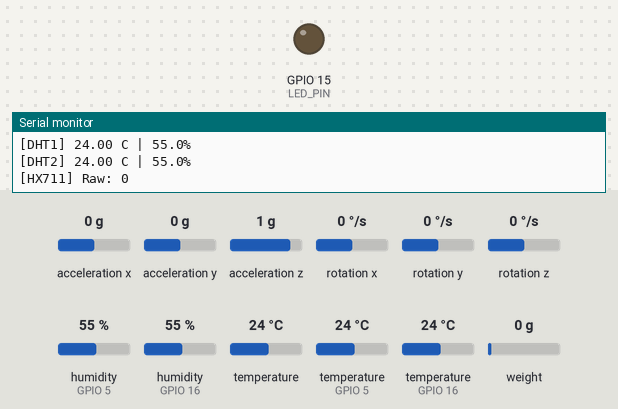
This sketch was run on a simulated ESP32. Shown: output pins drawn as LEDs (lit = HIGH), the last lines printed to the serial monitor. Inputs (shaded band) come from the test bench; at power-on: temperature (sensors on GPIO 5, GPIO 16) 24 °C, acceleration x 0 g, acceleration y 0 g, acceleration z 1 g, rotation x 0 °/s, rotation y 0 °/s, rotation z 0 °/s, humidity (sensors on GPIO 5, GPIO 16) 55 %, temperature 24 °C, weight on the scale 0 g. WiFi joins after 1.5 s; servers stay silent unless stated; I2S audio is not simulated (input reads silence); uploads are accepted with an empty reply; the local clock reads 2024-03-15 10:24:30 at power-on unless the sketch sets it.

Above: at 4.7 s.
4.8 s: temperature (sensor on GPIO 5) set to 29.2 °C
6.7 s: temperature (sensor on GPIO 5) set to 30.5 °C
At 8.1 s:
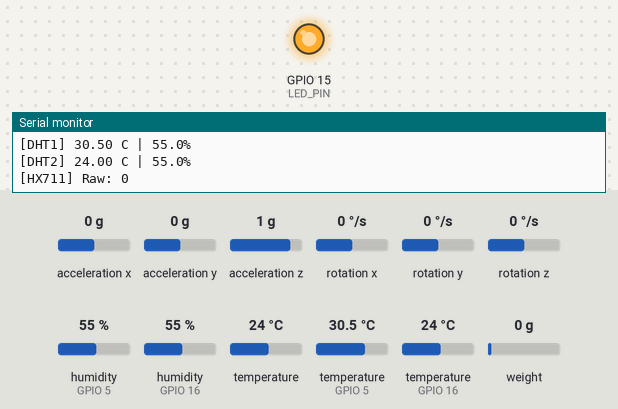
9.0 s: temperature (sensor on GPIO 5) set to 12 °C
At 10.1 s:
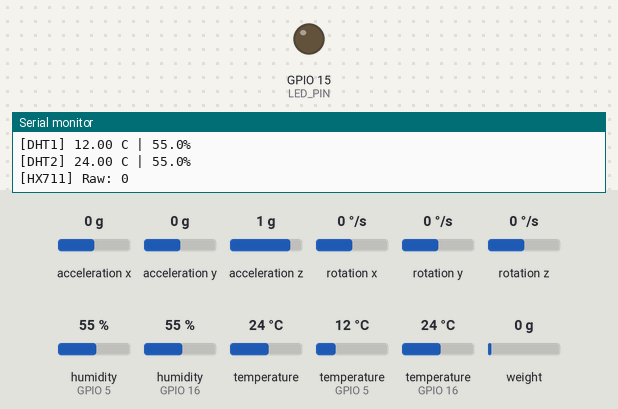
16.5 s: temperature (sensor on GPIO 5) set to 33 °C
At 18.2 s:
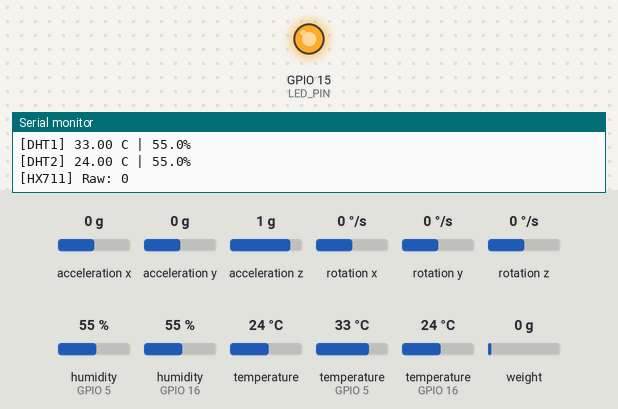
Timing chart, 0 to 19.7 s (numbered marks = the images above; inputs shaded):
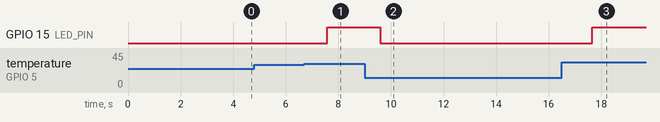

Measured:
- the behaviour switches between 30 and 30.1 °C on temperature (sensor on GPIO 5) (found by bisection; images 0 and 1)
- after the input at 6.7 s, GPIO 15 (LED_PIN): LOW → HIGH after 0.88 s
- after the input at 9.0 s, GPIO 15 (LED_PIN): HIGH → LOW after 0.60 s
- after the input at 16.5 s, GPIO 15 (LED_PIN): LOW → HIGH after 1.1 s

The sketch:

colmeia_esp.ino
```cpp
// =====================================================
// Projeto Colmeia 4.0 - TCC   (FIRMWARE DE CAMPO V5)
//
// Merge do V4 (dual-core + FFT + rajadas de audio) com:
//   - Telemetria dos sensores a cada 15 s.
//   - Espectro por BANDAS de 100 Hz (0 a 2 kHz = 20 faixas),
//     RMS por banda em dBFS, com MEDIA sobre janela de 30 s.
//   - FFT_N = 1024 (bin ~15,6 Hz) para resolver as faixas.
//
// Nucleo 1 (loop): DHT22 x2, MPU-6050, HX711, LED, telemetria JSON
//                  (sensores + audio_rms geral + audio_bands[20]).
// Nucleo 0 (task): monitora RMS + energia por banda (FFT continua),
//                  acumula a media de 30 s das 20 bandas, detecta
//                  anomalia, e envia audio em RAJADA (clipes de 2 s)
//                  a cada 15 min e em anomalia. Sem cartao SD.
//
// (Servo e fim de curso REMOVIDOS. LED mantido do V4 - opcional.)
// Bibliotecas extras: "arduinoFFT" v2.x (kosme / Enrique Condes)
// =====================================================

#include <Wire.h>
#include <DHTesp.h>
#include <Adafruit_MPU6050.h>
#include <Adafruit_Sensor.h>
#include "HX711.h"
#include <WiFi.h>
#include <HTTPClient.h>
#include <WiFiClientSecure.h>
#include <time.h>
#include <driver/i2s.h>
#include <arduinoFFT.h>

// =====================================================
// >>> COMPORTAMENTO (ajuste aqui) <<<
// =====================================================
const unsigned long INTERVALO_AUDIO_MS = 30UL * 60UL * 1000UL; // rajada a cada 30 min. Pra TESTAR: 60000 (1 min).
const int  BURST_CLIPS = 8;         // clipes de 2 s por rajada -> ~16 s de audio (costura no servidor)

const float ANOMALY_FACTOR = 8.0;   // dispara se a energia da banda passar de 4x o normal atual
const unsigned long COOLDOWN_ANOMALIA_MS = 60UL * 8000UL;      // 1 min entre disparos

const unsigned long BAND_WINDOW_MS = 30UL * 1000UL;            // NOVO: janela de media das bandas (30 s)

// =====================================================
// PINOS  (identicos ao V4 e a versao anterior)
// =====================================================
const int DHT1_PIN   = 5;
const int DHT2_PIN   = 16;
const int HX_DT_PIN  = 19;   // HX711 DT / DOUT
const int HX_SCK_PIN = 18;   // HX711 SCK / PD_SCK
const int I2S_WS     = 25;
const int I2S_SCK    = 26;
const int I2S_SD     = 33;
const int LED_PIN    = 15;   // opcional (alerta de temperatura); remova se nao usar

// =====================================================
// AUDIO
// =====================================================
#define SAMPLE_RATE   16000
#define AUDIO_SEG_SEC 2
#define I2S_PORT      I2S_NUM_0
const size_t SEG_SAMPLES = (size_t)SAMPLE_RATE * AUDIO_SEG_SEC;
const size_t SEG_BYTES   = SEG_SAMPLES * 2;              // 16-bit
int32_t  i2sChunk[256];
int16_t* segBuf = nullptr;                              // 64 KB (alocado no setup)
volatile float g_audio_dbfs = -120.0;

// ---- FFT ----
#define FFT_N 512
float vReal[FFT_N];
float vImag[FFT_N];
ArduinoFFT<float> FFT = ArduinoFFT<float>(vReal, vImag, FFT_N, (float)SAMPLE_RATE);
const float BIN_HZ = (float)SAMPLE_RATE / (float)FFT_N;   // ~15,625 Hz

// Deteccao de anomalia (banda larga das abelhas)
const int   BAND_LOW_HZ  = 150;
const int   BAND_HIGH_HZ = 2000;
const int   binLow  = (int)(BAND_LOW_HZ  / BIN_HZ);
const int   binHigh = (int)(BAND_HIGH_HZ / BIN_HZ);
float g_band_baseline = 0;
volatile float g_band_ratio = 1.0;

// ---- Espectro por bandas de 100 Hz (telemetria) ----
#define BAND_HZ_STEP  100
#define BAND_MAX_HZ   2000
#define NUM_BANDS     (BAND_MAX_HZ / BAND_HZ_STEP)   // 20 faixas: [0-100), ..., [1900-2000)
float  g_bands[NUM_BANDS];                           // publicado (dBFS por faixa), lido pelo nucleo 1
volatile bool g_bands_valido = false;
portMUX_TYPE bandsMux = portMUX_INITIALIZER_UNLOCKED;

// Acumuladores da janela de 30 s (usados APENAS no nucleo 0)
double  bandAccum[NUM_BANDS];
uint32_t bandBlocks = 0;
unsigned long tBandWin = 0;

// =====================================================
// WI-FI / API / NTP / SEGURANCA
// =====================================================
const char* WIFI_SSID     = "Sara";
const char* WIFI_PASSWORD = "10071964";              // <-- preencha (segredo)

const char* API_URL   = "https://colmeia.astraflow.io/api/sensor-data";
const char* AUDIO_URL = "https://colmeia.astraflow.io/api/audio";
const char* DEVICE_ID = "colmeia_01";
const char* API_TOKEN = "cishjdbckihhdbcajsncpoauhc82h81-98ijcpoinp98h";                  // <-- preencha (segredo)

const char* NTP_SERVER          = "pool.ntp.org";
const long  GMT_OFFSET_SEC      = -3 * 3600;
const int   DAYLIGHT_OFFSET_SEC = 0;

// =====================================================
// INTERVALOS (ms) DA TELEMETRIA (nucleo 1)
// =====================================================
const long INTERVAL_DHT     = 2000;
const long INTERVAL_MPU     = 200;
const long INTERVAL_HX711   = 1000;
const long INTERVAL_POST    = 15000;   // <<< ALTERADO: 15 s
const long INTERVAL_WIFICHK = 10000;

// =====================================================
// OBJETOS E ESTADO
// =====================================================
DHTesp dht1, dht2;
Adafruit_MPU6050 mpu;
HX711 scale;

unsigned long tDHT = 0, tMPU = 0, tHX = 0, tPOST = 0, tWIFI = 0;
int contador_envios = 0;
TaskHandle_t audioTaskHandle = nullptr;

// Mutex de rede: serializa o acesso TLS entre os dois nucleos.
// O ESP32 faz TLS por mbedTLS, que NAO tolera dois handshakes simultaneos
// (core 0 = audio, core 1 = telemetria) e esgota o heap. Sem este mutex, o
// POST /api/sensor-data falhava silenciosamente enquanto o audio estava no ar.
SemaphoreHandle_t netMutex = nullptr;

struct DadosColmeia {
  float temp1 = NAN, umid1 = NAN;
  float temp2 = NAN, umid2 = NAN;
  float accel_x = NAN, accel_y = NAN, accel_z = NAN;
  long  peso_raw = 0;
  bool  peso_valido = false;
};
DadosColmeia dados;

// Prototipos
void setup_i2s();
bool monitorBlock();
void doBurst(bool anomaly, WiFiClientSecure &cli, HTTPClient &http, int &backoff);
void audioTask(void* p);
void ler_dhts(); void ler_mpu(); void ler_hx711();
void atualizar_led();
void conectar_wifi(); void sincronizar_ntp(); void enviar_dados();

// =====================================================
// SETUP
// =====================================================
void setup() {
  Serial.begin(115200);
  delay(1000);
  Serial.println("\n========================================");
  Serial.println("  Colmeia 4.0 - FIRMWARE DE CAMPO V5");
  Serial.println("========================================\n");

  pinMode(LED_PIN, OUTPUT);
  digitalWrite(LED_PIN, LOW);

  if (!mpu.begin()) {
    Serial.println("[INIT] AVISO: MPU6050 nao encontrado.");
  } else {
    mpu.setAccelerometerRange(MPU6050_RANGE_8_G);
    mpu.setGyroRange(MPU6050_RANGE_500_DEG);
    mpu.setFilterBandwidth(MPU6050_BAND_21_HZ);
    Serial.println("[INIT] MPU6050 OK.");
  }

  dht1.setup(DHT1_PIN, DHTesp::DHT22);
  dht2.setup(DHT2_PIN, DHTesp::DHT22);
  Serial.println("[INIT] DHT22 #1 e #2 OK.");

  scale.begin(HX_DT_PIN, HX_SCK_PIN);
  scale.tare();
  Serial.println("[INIT] HX711 inicializado (tara feita).");

  setup_i2s();

  segBuf = (int16_t*)malloc(SEG_BYTES);
  if (segBuf == nullptr) Serial.println("[INIT] ERRO: sem RAM pro audio. Audio DESATIVADO.");
  else Serial.printf("[INIT] Buffer de audio: %u bytes.\n", (unsigned)SEG_BYTES);

  for (int i = 0; i < NUM_BANDS; i++) { bandAccum[i] = 0; g_bands[i] = -120.0f; }

  Serial.printf("[INIT] Anomalia: banda %d-%d Hz (bins %d-%d).\n",
                BAND_LOW_HZ, BAND_HIGH_HZ, binLow, binHigh);
  Serial.printf("[INIT] Telemetria: %d bandas de %d Hz (0-%d Hz), media de %lu s.\n",
                NUM_BANDS, BAND_HZ_STEP, BAND_MAX_HZ, BAND_WINDOW_MS / 1000);

  conectar_wifi();
  sincronizar_ntp();

  // Cria o mutex de rede ANTES de subir a tarefa de audio (core 0).
  netMutex = xSemaphoreCreateMutex();
  if (netMutex == nullptr) Serial.println("[INIT] AVISO: falha ao criar netMutex.");

  if (segBuf != nullptr) {
    xTaskCreatePinnedToCore(audioTask, "audio", 16384, NULL, 1, &audioTaskHandle, 0);
    Serial.println("[INIT] Tarefa de audio criada no core 0.");
  }
  Serial.println("\n[INIT] Setup concluido.\n");
}

// =====================================================
// LOOP (NUCLEO 1) - sensores + telemetria
// =====================================================
void loop() {
  unsigned long agora = millis();
  if (agora - tDHT  >= INTERVAL_DHT)   { tDHT = agora;  ler_dhts(); atualizar_led(); }
  if (agora - tMPU  >= INTERVAL_MPU)   { tMPU = agora;  ler_mpu(); }
  if (agora - tHX   >= INTERVAL_HX711) { tHX = agora;   ler_hx711(); }
  if (agora - tWIFI >= INTERVAL_WIFICHK) {
    tWIFI = agora;
    if (WiFi.status() != WL_CONNECTED) { Serial.println("[WIFI] Caiu. Reconectando..."); conectar_wifi(); }
  }
  if (agora - tPOST >= INTERVAL_POST) { tPOST = agora; enviar_dados(); }
}

// =====================================================
// MONITOR (NUCLEO 0) - RMS geral + bandas de 100 Hz + anomalia
// =====================================================
bool monitorBlock() {
  static int warmup = 300;
  static int printc = 0;

  // 1) Preenche a janela da FFT com amostras (24 bits) e calcula o RMS geral
  size_t got = 0; int filled = 0; double somaQuad = 0;
  while (filled < FFT_N) {
    i2s_read(I2S_PORT, i2sChunk, sizeof(i2sChunk), &got, portMAX_DELAY);
    int n = got / sizeof(int32_t);
    for (int i = 0; i < n && filled < FFT_N; i++) {
      float f = (float)(i2sChunk[i] >> 8);
      somaQuad += (double)f * f;
      vReal[filled] = f; vImag[filled] = 0; filled++;
    }
  }
  double rms = sqrt(somaQuad / (double)FFT_N);
  g_audio_dbfs = rms > 0 ? 20.0f * log10f((float)(rms / 8388608.0)) : -120.0f;

  // 2) FFT -> espectro de magnitude em vReal
  FFT.windowing(FFTWindow::Hamming, FFTDirection::Forward);
  FFT.compute(FFTDirection::Forward);
  FFT.complexToMagnitude();

  // 3) Energia na banda larga (deteccao de anomalia)
  float band = 0;
  for (int b = binLow; b <= binHigh; b++) band += vReal[b];
  if (g_band_baseline <= 0) g_band_baseline = band;
  g_band_ratio = (g_band_baseline > 0) ? band / g_band_baseline : 1.0f;

  bool anomaly = false;
  if (warmup > 0) {
    warmup--;
    g_band_baseline = 0.9f * g_band_baseline + 0.1f * band;
  } else if (g_band_ratio >= ANOMALY_FACTOR) {
    anomaly = true;
  } else {
    g_band_baseline = 0.98f * g_band_baseline + 0.02f * band;
  }

  // 4) Acumula a potencia por banda de 100 Hz (telemetria)
  double blockBand[NUM_BANDS];
  for (int i = 0; i < NUM_BANDS; i++) blockBand[i] = 0.0;
  for (int b = 1; b < FFT_N / 2; b++) {           // pula o bin 0 (DC/offset)
    float freq = b * BIN_HZ;
    if (freq >= BAND_MAX_HZ) break;
    int bi = (int)(freq / BAND_HZ_STEP);          // 0..NUM_BANDS-1
    blockBand[bi] += (double)vReal[b] * (double)vReal[b];
  }
  for (int i = 0; i < NUM_BANDS; i++) bandAccum[i] += blockBand[i];
  bandBlocks++;

  // 5) Fecha a janela de 30 s: calcula a media e publica as bandas
  if (millis() - tBandWin >= BAND_WINDOW_MS && bandBlocks > 0) {
    float tmp[NUM_BANDS];
    for (int i = 0; i < NUM_BANDS; i++) {
      double avgP  = bandAccum[i] / (double)bandBlocks;   // potencia media da faixa
      double rmsB  = sqrt(avgP) / (double)FFT_N;          // RMS da faixa (proxy consistente)
      tmp[i] = (rmsB > 1e-9) ? 20.0f * log10f((float)(rmsB / 8388608.0)) : -120.0f;
    }
    taskENTER_CRITICAL(&bandsMux);
    for (int i = 0; i < NUM_BANDS; i++) g_bands[i] = tmp[i];
    g_bands_valido = true;
    taskEXIT_CRITICAL(&bandsMux);

    for (int i = 0; i < NUM_BANDS; i++) bandAccum[i] = 0;
    bandBlocks = 0;
    tBandWin = millis();
  }

  if (++printc >= 150) {
    printc = 0;
    Serial.printf("[MON] rms %.0f dBFS | banda ratio %.2f (fator=%.1f)\n",
                  g_audio_dbfs, g_band_ratio, ANOMALY_FACTOR);
  }
  return anomaly;
}

// =====================================================
// RAJADA (NUCLEO 0) - envia clipes de 2 s ao /api/audio
// =====================================================
void doBurst(bool anomaly, WiFiClientSecure &cli, HTTPClient &http, int &backoff) {
  uint32_t session = (uint32_t)time(nullptr);
  const char* trig = anomaly ? "anomaly" : "periodic";
  Serial.printf("[AUDIO] Rajada %s (sessao %u) - %d clipes\n", trig, session, BURST_CLIPS);
  int fails = 0;

  for (int seq = 0; seq < BURST_CLIPS; seq++) {
    size_t idx = 0, got = 0;
    while (idx < SEG_SAMPLES) {
      i2s_read(I2S_PORT, i2sChunk, sizeof(i2sChunk), &got, portMAX_DELAY);
      int n = got / sizeof(int32_t);
      for (int i = 0; i < n && idx < SEG_SAMPLES; i++)
        segBuf[idx++] = (int16_t)(i2sChunk[i] >> 16);   // 16-bit para armazenamento
    }

    bool ok = false;
    if (WiFi.status() == WL_CONNECTED) {
      time_t ts = time(nullptr);
      if (ts > 1700000000) {
        // Toma o mutex de rede POR CLIPE: entre clipes ele fica livre, deixando
        // o POST dos sensores (core 1) se encaixar sem colidir com o TLS do audio.
        if (netMutex) xSemaphoreTake(netMutex, portMAX_DELAY);
        http.begin(cli, AUDIO_URL);
        http.addHeader("Content-Type", "application/octet-stream");
        http.addHeader("Authorization", String("Bearer ") + API_TOKEN);
        http.addHeader("X-Device-Id", DEVICE_ID);
        http.addHeader("X-Session", String(session));
        http.addHeader("X-Seq", String(seq));
        http.addHeader("X-Trigger", trig);
        http.addHeader("X-Timestamp", String((long)ts));
        http.addHeader("X-Sample-Rate", String(SAMPLE_RATE));
        http.addHeader("X-Bits", "16");
        http.addHeader("X-Channels", "1");
        int code = http.POST((uint8_t*)segBuf, SEG_BYTES);
        http.end();
        if (netMutex) xSemaphoreGive(netMutex);
        ok = (code == 200 || code == 201);
        if (!ok) Serial.printf("[AUDIO] clipe %d falhou (cod %d)\n", seq, code);
      }
    }

    if (ok) {
      Serial.printf("[AUDIO] clipe %d/%d ok\n", seq + 1, BURST_CLIPS);
      backoff = 2000; fails = 0;
    } else {
      cli.stop();
      vTaskDelay(pdMS_TO_TICKS(backoff));
      backoff = min(backoff * 2, 32000);
      if (++fails >= 2) { Serial.println("[AUDIO] rede instavel: abortando rajada."); break; }
    }
  }
  // Fecha a conexao TLS do audio ao fim da rajada: entre rajadas (que sao
  // esparsas) o heap fica livre para o handshake do POST dos sensores.
  cli.stop();
}

// =====================================================
// TAREFA DE AUDIO (NUCLEO 0)
// =====================================================
void audioTask(void* p) {
  WiFiClientSecure audioClient;
  audioClient.setInsecure();
  audioClient.setTimeout(8000);
  HTTPClient audioHttp;
  audioHttp.setReuse(true);

  unsigned long tLastBurst   = millis() - INTERVALO_AUDIO_MS + 20000;
  unsigned long tLastAnomaly = 0;
  int backoff = 2000;
  tBandWin = millis();   // inicia a janela das bandas

  for (;;) {
    bool anomaly = monitorBlock();

    bool periodic = (millis() - tLastBurst >= INTERVALO_AUDIO_MS);
    bool anom = anomaly && (millis() - tLastAnomaly >= COOLDOWN_ANOMALIA_MS);

    if (periodic || anom) {
      if (anom) Serial.printf("[AUDIO] ANOMALIA! banda ratio=%.1f\n", g_band_ratio);
      doBurst(anom, audioClient, audioHttp, backoff);
      tLastBurst = millis();
      if (anom) tLastAnomaly = millis();
      tBandWin = millis();   // reinicia a janela das bandas apos a rajada
    }
  }
}

// =====================================================
// I2S (microfone)
// =====================================================
void setup_i2s() {
  const i2s_config_t cfg = {
    .mode = (i2s_mode_t)(I2S_MODE_MASTER | I2S_MODE_RX),
    .sample_rate = SAMPLE_RATE,
    .bits_per_sample = I2S_BITS_PER_SAMPLE_32BIT,
    .channel_format = I2S_CHANNEL_FMT_ONLY_LEFT,
    .communication_format = I2S_COMM_FORMAT_STAND_I2S,
    .intr_alloc_flags = ESP_INTR_FLAG_LEVEL1,
    .dma_buf_count = 8,
    .dma_buf_len = 256,
    .use_apll = false,
    .tx_desc_auto_clear = false,
    .fixed_mclk = 0
  };
  const i2s_pin_config_t pins = {
    .bck_io_num = I2S_SCK, .ws_io_num = I2S_WS,
    .data_out_num = I2S_PIN_NO_CHANGE, .data_in_num = I2S_SD
  };
  if (i2s_driver_install(I2S_PORT, &cfg, 0, NULL) != ESP_OK) { Serial.println("[INIT] ERRO I2S."); return; }
  i2s_set_pin(I2S_PORT, &pins);
  Serial.println("[INIT] INMP441 (I2S) OK.");
}

// =====================================================
// SENSORES
// =====================================================
void ler_dhts() {
  TempAndHumidity d1 = dht1.getTempAndHumidity();
  TempAndHumidity d2 = dht2.getTempAndHumidity();
  if (String(dht1.getStatusString()) == "OK") { dados.temp1 = d1.temperature; dados.umid1 = d1.humidity;
    Serial.printf("[DHT1] %.2f C | %.1f%%\n", dados.temp1, dados.umid1); }
  else Serial.printf("[DHT1] Erro: %s\n", dht1.getStatusString());
  if (String(dht2.getStatusString()) == "OK") { dados.temp2 = d2.temperature; dados.umid2 = d2.humidity;
    Serial.printf("[DHT2] %.2f C | %.1f%%\n", dados.temp2, dados.umid2); }
  else Serial.printf("[DHT2] Erro: %s\n", dht2.getStatusString());
}

void ler_mpu() {
  sensors_event_t a, g, temp;
  mpu.getEvent(&a, &g, &temp);
  dados.accel_x = a.acceleration.x; dados.accel_y = a.acceleration.y; dados.accel_z = a.acceleration.z;
}

void ler_hx711() {
  if (scale.is_ready()) {
    dados.peso_raw = scale.read_average(2);
    dados.peso_valido = true;
    Serial.printf("[HX711] Raw: %ld\n", dados.peso_raw);
  } else {
    dados.peso_valido = false;
    Serial.println("[HX711] Nao pronto (verifique DT=19, SCK=18, VCC=3V3, GND).");
  }
}

void atualizar_led() {
  float tmax = -100.0;
  if (!isnan(dados.temp1)) tmax = max(tmax, dados.temp1);
  if (!isnan(dados.temp2)) tmax = max(tmax, dados.temp2);
  digitalWrite(LED_PIN, (tmax > 30.0) ? HIGH : LOW);
}

// =====================================================
// WI-FI / NTP
// =====================================================
void conectar_wifi() {
  Serial.printf("[WIFI] Conectando em %s", WIFI_SSID);
  WiFi.mode(WIFI_STA); WiFi.setSleep(false); WiFi.begin(WIFI_SSID, WIFI_PASSWORD);
  int t = 0;
  while (WiFi.status() != WL_CONNECTED && t < 30) { delay(500); Serial.print("."); t++; }
  if (WiFi.status() == WL_CONNECTED)
    Serial.printf(" OK! IP %s | RSSI %d dBm\n", WiFi.localIP().toString().c_str(), WiFi.RSSI());
  else Serial.println(" FALHOU!");
}

void sincronizar_ntp() {
  Serial.print("[NTP] Sincronizando");
  configTime(GMT_OFFSET_SEC, DAYLIGHT_OFFSET_SEC, NTP_SERVER);
  struct tm ti; int t = 0;
  while (!getLocalTime(&ti) && t < 20) { delay(500); Serial.print("."); t++; }
  if (getLocalTime(&ti))
    Serial.printf(" OK! %04d-%02d-%02d %02d:%02d:%02d\n",
                  ti.tm_year + 1900, ti.tm_mon + 1, ti.tm_mday, ti.tm_hour, ti.tm_min, ti.tm_sec);
  else Serial.println(" FALHOU!");
}

// =====================================================
// TELEMETRIA (JSON) - NUCLEO 1
// audio_bands[i] = dBFS medio da faixa [i*100, (i+1)*100) Hz, i=0..19
// =====================================================
void enviar_dados() {
  contador_envios++;
  Serial.printf("\n----- [POST #%d] -----\n", contador_envios);
  if (WiFi.status() != WL_CONNECTED) { Serial.println("[POST] Sem Wi-Fi. Pula."); return; }
  time_t agora = time(nullptr);
  if (agora < 1700000000) { Serial.println("[POST] Timestamp invalido. Pula."); return; }

  String payload = "{";
  payload += "\"device_id\":\"" + String(DEVICE_ID) + "\",";
  payload += "\"timestamp\":" + String((long)agora);
  if (!isnan(dados.temp1))   payload += ",\"temperatura_1\":" + String(dados.temp1, 2);
  if (!isnan(dados.umid1))   payload += ",\"umidade_1\":"     + String(dados.umid1, 2);
  if (!isnan(dados.temp2))   payload += ",\"temperatura_2\":" + String(dados.temp2, 2);
  if (!isnan(dados.umid2))   payload += ",\"umidade_2\":"     + String(dados.umid2, 2);
  if (!isnan(dados.accel_x)) payload += ",\"accel_x\":"       + String(dados.accel_x, 3);
  if (!isnan(dados.accel_y)) payload += ",\"accel_y\":"       + String(dados.accel_y, 3);
  if (!isnan(dados.accel_z)) payload += ",\"accel_z\":"       + String(dados.accel_z, 3);
  if (dados.peso_valido)     payload += ",\"peso_raw\":"      + String(dados.peso_raw);

  // RMS geral (dBFS)
  payload += ",\"audio_rms\":" + String((float)g_audio_dbfs, 1);

  // Espectro por bandas de 100 Hz (dBFS, media de 30 s) - copia protegida entre nucleos
  bool bandsOk = false;
  float localBands[NUM_BANDS];
  taskENTER_CRITICAL(&bandsMux);
  bandsOk = g_bands_valido;
  if (bandsOk) for (int i = 0; i < NUM_BANDS; i++) localBands[i] = g_bands[i];
  taskEXIT_CRITICAL(&bandsMux);

  if (bandsOk) {
    payload += ",\"audio_bands\":[";
    for (int i = 0; i < NUM_BANDS; i++) {
      payload += String(localBands[i], 1);
      if (i < NUM_BANDS - 1) payload += ",";
    }
    payload += "]";
  }

  payload += "}";
  Serial.println("Payload: " + payload);

  WiFiClientSecure client; client.setInsecure();
  HTTPClient http;

  // Serializa com a tarefa de audio (core 0). Sem isto, quando uma rajada de
  // audio esta no ar, este handshake TLS falha por falta de heap e a leitura
  // e perdida antes mesmo de sair do ESP (nao aparece nem no log do servidor).
  if (netMutex) xSemaphoreTake(netMutex, portMAX_DELAY);
  http.begin(client, API_URL);
  http.addHeader("Content-Type", "application/json");
  http.addHeader("Authorization", String("Bearer ") + API_TOKEN);
  http.setTimeout(10000);
  int code = http.POST(payload);
  if (code > 0) { Serial.printf("[POST] HTTP %d\n", code);
    if (code != 200 && code != 201) Serial.println("[POST] Resp: " + http.getString()); }
  else Serial.printf("[POST] Erro: %s\n", http.errorToString(code).c_str());
  http.end();
  client.stop();                     // libera o socket/heap TLS de imediato
  if (netMutex) xSemaphoreGive(netMutex);
}
```
